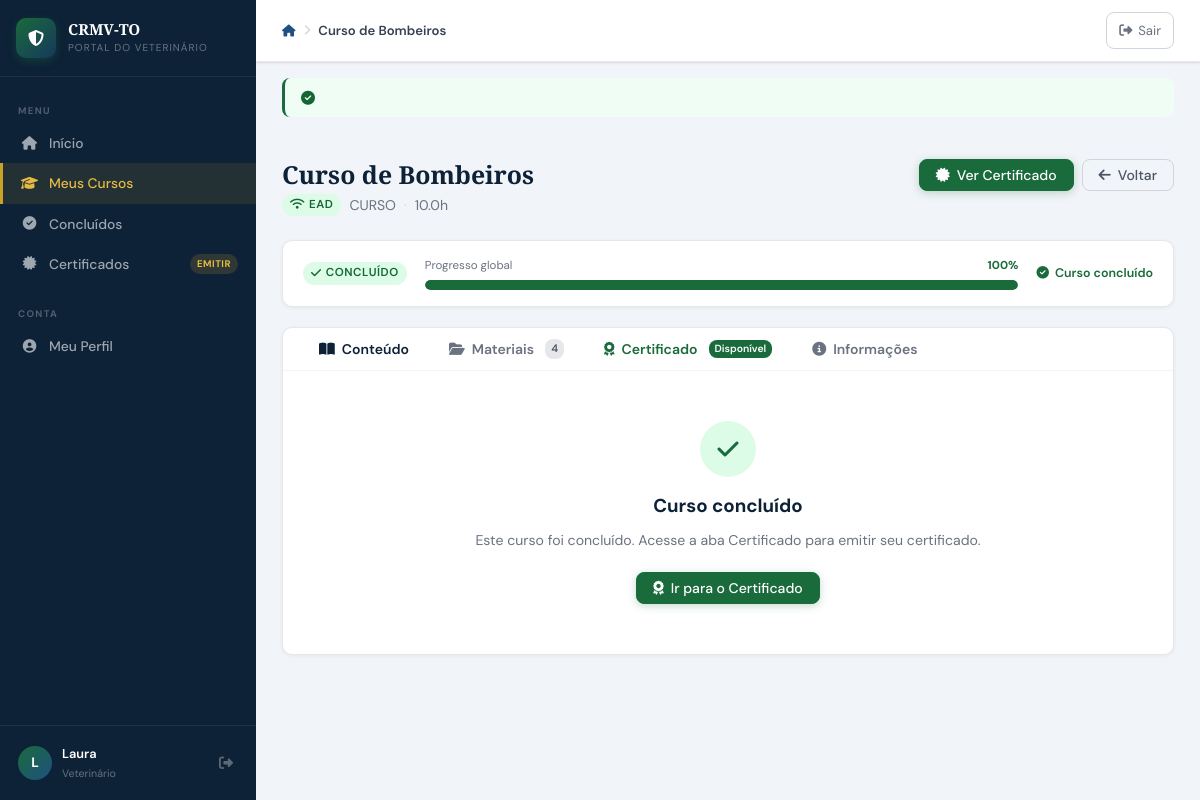
Page /aluno/curso.php?id=2 (signed in) on the committed database.
### tables this page shows
CREATE TABLE `tbl_matriculas` (
  `matricula_id` int(10) UNSIGNED NOT NULL,
  `usuario_id` int(10) UNSIGNED NOT NULL,
  `curso_id` int(10) UNSIGNED NOT NULL,
  `status` enum('ATIVA','CONCLUIDA','CANCELADA','REPROVADO') NOT NULL DEFAULT 'ATIVA',
  `nota_final` decimal(5,2) DEFAULT NULL,
  `presenca_percent` decimal(5,2) DEFAULT NULL,
  `certificado_gerado` tinyint(1) NOT NULL DEFAULT 0,
  `certificado_codigo` varchar(20) DEFAULT NULL,
  `certificado_emitido_em` datetime DEFAULT NULL,
  `progresso_ead` tinyint(4) NOT NULL DEFAULT 0,
  `matriculado_em` datetime NOT NULL DEFAULT current_timestamp(),
  `atualizado_em` datetime DEFAULT NULL ON UPDATE current_timestamp()
);

CREATE TABLE `tbl_cursos` (
  `curso_id` int(10) UNSIGNED NOT NULL,
  `categoria_id` int(10) UNSIGNED DEFAULT NULL,
  `titulo` varchar(200) NOT NULL,
  `descricao` text DEFAULT NULL,
  `capa` varchar(120) DEFAULT NULL,
  `observacoes` text DEFAULT NULL,
  `tipo` enum('CURSO','PALESTRA','WORKSHOP','CONGRESSO','WEBINAR') NOT NULL DEFAULT 'CURSO',
  `modalidade` enum('PRESENCIAL','EAD','HIBRIDO') NOT NULL DEFAULT 'PRESENCIAL',
  `carga_horaria` decimal(5,1) NOT NULL DEFAULT 0.0,
  `vagas` smallint(6) DEFAULT NULL,
  `data_inicio` date DEFAULT NULL,
  `data_fim` date DEFAULT NULL,
  `horario` varchar(100) DEFAULT NULL,
  `local_nome` varchar(150) DEFAULT NULL,
  `local_cidade` varchar(80) DEFAULT NULL,
  `local_uf` char(2) DEFAULT 'TO',
  `local_endereco` varchar(200) DEFAULT NULL,
  `link_ead` varchar(300) DEFAULT NULL,
  `youtube_id` varchar(30) DEFAULT NULL,
  `valor` decimal(8,2) NOT NULL DEFAULT 0.00,
  `status` enum('RASCUNHO','PUBLICADO','ENCERRADO','CANCELADO') NOT NULL DEFAULT 'RASCUNHO',
  `cert_modelo` text DEFAULT NULL,
  `cert_conteudo_programatico` mediumtext DEFAULT NULL COMMENT 'HTML do conteúdo programático (verso do certificado)',
  `cert_validade` smallint(6) DEFAULT NULL,
  `cert_obs` text DEFAULT NULL COMMENT 'Observação interna do certificado (não aparece impresso)',
  `ativo` tinyint(1) NOT NULL DEFAULT 1,
  `criado_em` datetime NOT NULL DEFAULT current_timestamp(),
  `atualizado_em` datetime DEFAULT NULL ON UPDATE current_timestamp(),
  `criado_por` int(10) UNSIGNED DEFAULT NULL,
  `instrutor_id` int(11) DEFAULT NULL,
  `requer_avaliacao` tinyint(1) NOT NULL DEFAULT 0,
  `avaliacao_com_nota` tinyint(1) NOT NULL DEFAULT 0,
  `nota_minima` decimal(5,2) NOT NULL DEFAULT 70.00,
  `tentativas_maximas` tinyint(4) NOT NULL DEFAULT 3,
  `cert_frente_html` text DEFAULT NULL,
  `cert_verso_html` text DEFAULT NULL
);

### aluno/curso.php (the view, shortened to what the rows shown need)
<?php
require_once __DIR__ . '/../includes/conexao.php';
$usr_id       = (int)$_SESSION['usr_id'];
$matricula_id = (int)($_GET['id'] ?? 0);
$mat = dbQueryOne(
    "SELECT m.matricula_id, m.status, m.nota_final, m.presenca_percent,
            m.certificado_gerado, m.certificado_codigo, m.progresso_ead,
            m.matriculado_em,
            c.curso_id, c.titulo, c.descricao, c.tipo, c.modalidade,
            c.carga_horaria, c.data_inicio, c.data_fim, c.horario,
            c.local_nome, c.local_cidade, c.local_uf, c.local_endereco,
            c.capa, c.youtube_id, c.link_ead, c.observacoes,
            cat.nome AS cat_nome
     FROM tbl_matriculas m
     INNER JOIN tbl_cursos c ON m.curso_id = c.curso_id
     LEFT  JOIN tbl_categorias cat ON c.categoria_id = cat.categoria_id
     WHERE m.matricula_id = ? AND m.usuario_id = ? AND c.ativo = 1",
    [$matricula_id, $usr_id]
);
$modulos = dbQuery(
    "SELECT modulo_id, titulo, descricao, ordem
     FROM tbl_modulos WHERE curso_id=? ORDER BY ordem ASC",
    [$mat['curso_id']]
);
$totalAulas = $aulasConcluidas = 0;
$semModulos = empty($modulos) || $totalAulas === 0;
$todasAulasConcluidas = $semModulos && (
        $mat['status'] === 'CONCLUIDA'
        || (int)$mat['progresso_ead'] >= 100
    )
    || (!$semModulos && $totalAulas > 0 && $aulasConcluidas >= $totalAulas)
    || $mat['status'] === 'CONCLUIDA';
$avaliacaoAprovada = false;
$porcAulas = $totalAulas > 0 ? min(100, (int)round($aulasConcluidas / $totalAulas * 100)) : 0;
$porcGeral = ($mat['status'] === 'CONCLUIDA' || ($avaliacaoAprovada))
    ? 100
    : ($semModulos ? 0 : $porcAulas);
$pageTitulo  = truncaTexto($mat['titulo'], 40);
require_once __DIR__ . '/../includes/layout_aluno.php';
?>
<div class="pg-header">
    <div class="pg-header-row">
        <div>
            <h1 class="pg-titulo"><?= htmlspecialchars($mat['titulo']) ?></h1>
            <p class="pg-subtitulo" style="display:flex;align-items:center;gap:8px;flex-wrap:wrap">
                <?= badgeModalidade($mat['modalidade']) ?>
                <span><?= htmlspecialchars($mat['tipo']) ?></span>
                <span style="color:var(--c300)">·</span>
                <span><?= $mat['carga_horaria'] ?>h</span>
            </p>
        </div>
    </div>
</div>
<div class="card" style="margin-bottom:20px">
    <div class="card-body" style="padding:16px 20px">
        <div style="display:flex;align-items:center;gap:18px;flex-wrap:wrap">
            <?php $sl = match($mat['status']) {
                'ATIVA'     => ['b-azul',  'fa-play',  'Em Andamento'],
                'CONCLUIDA' => ['b-verde', 'fa-check', 'Concluído'],
                'CANCELADA' => ['b-verm',  'fa-ban',   'Cancelado'],
                'REPROVADO' => ['b-verm',  'fa-xmark', 'Reprovado'],
                default     => ['b-cinza', 'fa-circle', $mat['status']],
            }; ?>
            <span class="badge <?= $sl[0] ?>">
                <i class="fa-solid <?= $sl[1] ?>"></i> <?= $sl[2] ?>
            </span>
            <div style="flex:1;min-width:160px">
                <div style="display:flex;justify-content:space-between;font-size:.72rem;color:var(--c500);margin-bottom:4px">
                    <span>Progresso global</span>
                    <strong style="color:<?= $porcGeral>=100?'var(--verde)':'var(--azul-clr)' ?>">
                        <?= $porcGeral ?>%
                    </strong>
                </div>
                <div style="height:10px;background:var(--c200);border-radius:5px;overflow:hidden">
                </div>
            </div>
            <?php if (!$semModulos): ?>
            <div style="font-size:.78rem;color:var(--c500);display:flex;align-items:center;gap:6px">
                <i class="fa-solid fa-circle-check" style="color:<?= $todasAulasConcluidas?'var(--verde)':'var(--c300)' ?>"></i>
                <span><?= $aulasConcluidas ?>/<?= $totalAulas ?> aulas concluídas</span>
            </div>
            <?php elseif ($mat['status'] === 'CONCLUIDA'): ?>
            <div style="font-size:.78rem;color:var(--verde);display:flex;align-items:center;gap:6px;font-weight:600">
                <i class="fa-solid fa-circle-check"></i>
                <span>Curso concluído</span>
            </div>
            <?php endif; ?>
        </div>
    </div>
</div>
<?php require_once __DIR__ . '/../includes/layout_aluno_footer.php'; ?>

### includes/layout_aluno.php (shortened to what the rows shown need)
<!DOCTYPE html>
<html lang="pt-BR">
<head>
<link rel="stylesheet" href="https://cdnjs.cloudflare.com/ajax/libs/font-awesome/6.5.0/css/all.min.css">
<link rel="stylesheet" href="/crmv/assets/css/admin.css">
</head>
<body>
<div class="main-wrapper">
    <header class="topbar">
        <div class="topbar-breadcrumb">
            <a href="/crmv/aluno/dashboard.php"><i class="fa-solid fa-house" style="font-size:.75rem"></i></a>
            <span class="sep"><i class="fa-solid fa-chevron-right"></i></span>
            <span class="atual"><?= htmlspecialchars($pageTitulo ?? '') ?></span>
        </div>
    </header>
    <main class="pagina">

### includes/conexao.php (shortened to what the rows shown need)
<?php
function getConn(): PDO {
    static $pdo = null;
    if ($pdo === null) {
        try {
            $dsn = "mysql:host=" . DB_HOST . ";port=" . DB_PORT . ";dbname=" . DB_NAME . ";charset=utf8mb4";
            $pdo = new PDO($dsn, DB_USER, DB_PASS, [
                PDO::ATTR_ERRMODE            => PDO::ERRMODE_EXCEPTION,
                PDO::ATTR_DEFAULT_FETCH_MODE => PDO::FETCH_ASSOC,
                PDO::ATTR_EMULATE_PREPARES   => false,
            ]);
        } catch (PDOException $e) {
            die('<div style="font-family:monospace;background:#fee2e2;color:#7f1d1d;padding:20px;margin:20px;border-radius:8px">
                <strong>Erro de conexão com o banco:</strong><br>' . htmlspecialchars($e->getMessage()) . '
                <br><br>Verifique se o XAMPP está rodando e o banco <strong>' . DB_NAME . '</strong> foi criado.
            </div>');
        }
    }
    return $pdo;
}
function dbQueryOne(string $sql, array $params = []): array|false {
    $stmt = getConn()->prepare($sql);
    $stmt->execute($params);
    return $stmt->fetch();
}
function truncaTexto(string $str, int $tam): string {
    return mb_strlen($str) > $tam ? mb_substr($str, 0, $tam) . '...' : $str;
}
function badgeModalidade(string $mod): string {
    return match(strtoupper(trim($mod))) {
        'EAD'       => '<span class="badge b-verde"><i class="fa-solid fa-wifi"></i> EAD</span>',
        'HIBRIDO'   => '<span class="badge b-ouro"><i class="fa-solid fa-layer-group"></i> Híbrido</span>',
        'PRESENCIAL'=> '<span class="badge b-cinza"><i class="fa-solid fa-map-marker-alt"></i> Presencial</span>',
        default     => '<span class="badge b-cinza">' . htmlspecialchars($mod) . '</span>',
    };
}

### rows in the picture
tbl_matriculas: curso.titulo "Curso de Bombeiros", curso.modalidade "EAD", curso.tipo "CURSO", curso.carga_horaria "10.0", status "CONCLUÍDO", status "100"

### other values in the picture
$_iniciais "L"
$_nomeExib "Laura"
$totalMats "4"
